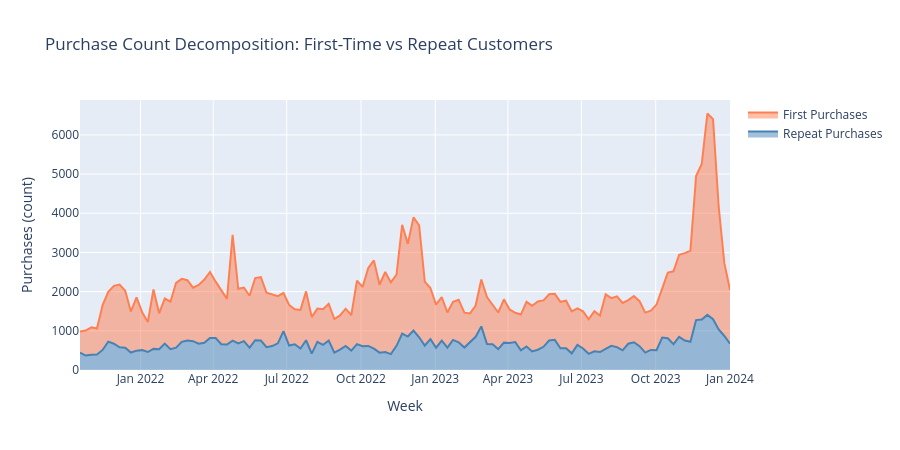

The code cell stored with this chart in its notebook:
### Markdown cell above
# 5. Customer Acquisition vs Retention

37% of Food & Drink's revenue comes from repeat customers. This section
decomposes the business into acquisition (first-time buyers) and retention
(returning customers) to understand what the MMM baseline needs to capture.

Key question: do ads drive new customer acquisition, or do they also affect
returning customers? If first-purchase revenue tracks media spend more closely
than repeat-purchase revenue, ads primarily drive acquisition. The repeat-purchase
base is organic demand, driven by brand loyalty, product quality, and word of
mouth, that exists regardless of ad spend.

This directly informs the MMM: the time-varying intercept in Phase 2b should
absorb the organic repeat-purchase base, while channel contributions explain
the ad-driven first-purchase variation.

### Code cell
fig = go.Figure()
fig.add_trace(go.Scatter(
    x=df_fd["week_start"], y=df_fd["repeat_purchases"],
    name="Repeat Purchases", stackgroup="one",
    line=dict(color="steelblue"),
))
fig.add_trace(go.Scatter(
    x=df_fd["week_start"], y=df_fd["first_purchases"],
    name="First Purchases", stackgroup="one",
    line=dict(color="coral"),
))
fig.update_layout(
    title="Purchase Count Decomposition: First-Time vs Repeat Customers",
    xaxis_title="Week", yaxis_title="Purchases (count)",
    height=450,
)
fig.show()

total_first_n = df_fd["first_purchases"].sum()
total_repeat_n = df_fd["repeat_purchases"].sum()
total_all_n = total_first_n + total_repeat_n
print(f"First purchases: {total_first_n:,.0f} ({total_first_n/total_all_n*100:.1f}%)")
print(f"Repeat purchases: {total_repeat_n:,.0f} ({total_repeat_n/total_all_n*100:.1f}%)")
